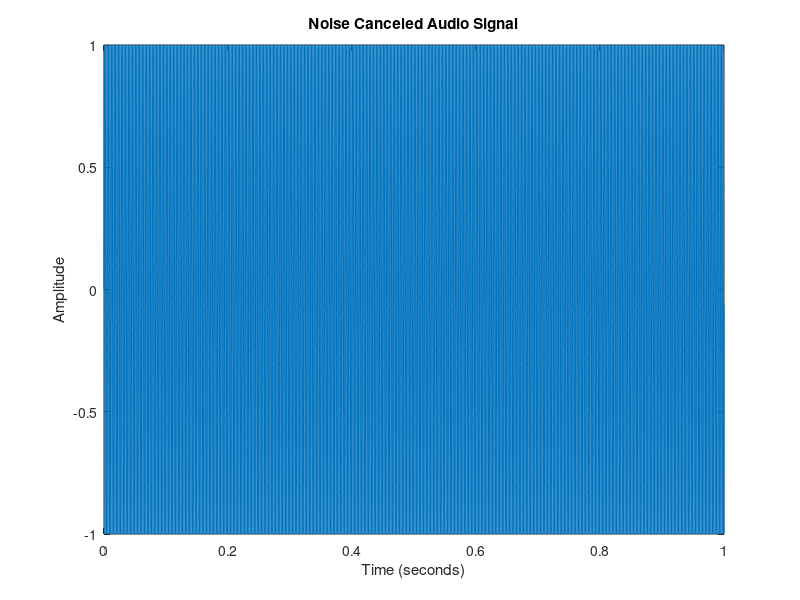

The MATLAB source for this figure:
% Parameters
Fs = 44100; % Sampling frequency
t = 0:1/Fs:1-1/Fs; % Time vector for 1 second

% Generate a test tone (music simulation)
frequency = 440; % Frequency of A4 note
audioSignal = sin(2*pi*frequency*t);

% Generate synthetic noise (white noise)
noise = 0.2 * randn(size(t));

% Combine the audio signal with noise
noisyAudio = audioSignal + noise;

% Implement a simple noise cancellation
% Assuming we know the exact noise, we subtract it
canceledAudio = noisyAudio - noise;

% Create a time-domain plot to visualize the signals
figure;
%subplot(3,1,1);
plot(t, audioSignal);
title('Original Audio Signal');
xlabel('Time (seconds)');
ylabel('Amplitude');

%subplot(3,1,2);
plot(t, noisyAudio);
title('Noisy Audio Signal');
xlabel('Time (seconds)');
ylabel('Amplitude');

%subplot(3,1,3);
plot(t, canceledAudio);
title('Noise Canceled Audio Signal');
xlabel('Time (seconds)');
ylabel('Amplitude');

% Play the sounds
sound(audioSignal, Fs); pause(1);
sound(noisyAudio, Fs); pause(1);
sound(canceledAudio, Fs);

% Save the audio files if needed
audiowrite('originalAudio.wav', audioSignal, Fs);
audiowrite('noisyAudio.wav', noisyAudio, Fs);
audiowrite('canceledAudio.wav', canceledAudio, Fs);
